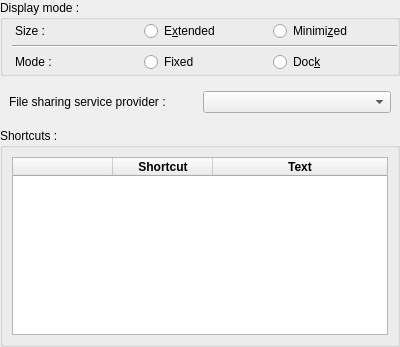
<?xml version="1.0" encoding="UTF-8"?>
<ui version="4.0">
 <class>QQPalmiSettings</class>
 <widget class="QWidget" name="QQPalmiSettings">
  <property name="geometry">
   <rect>
    <x>0</x>
    <y>0</y>
    <width>400</width>
    <height>347</height>
   </rect>
  </property>
  <property name="windowTitle">
   <string>Form</string>
  </property>
  <layout class="QVBoxLayout" name="verticalLayout_2">
   <property name="leftMargin">
    <number>0</number>
   </property>
   <property name="topMargin">
    <number>0</number>
   </property>
   <property name="rightMargin">
    <number>0</number>
   </property>
   <property name="bottomMargin">
    <number>0</number>
   </property>
   <item>
    <widget class="QGroupBox" name="groupBox_2">
     <property name="title">
      <string>Display mode :</string>
     </property>
     <layout class="QVBoxLayout" name="verticalLayout">
      <property name="spacing">
       <number>3</number>
      </property>
      <property name="topMargin">
       <number>0</number>
      </property>
      <property name="rightMargin">
       <number>0</number>
      </property>
      <property name="bottomMargin">
       <number>0</number>
      </property>
      <item>
       <widget class="QWidget" name="widget" native="true">
        <layout class="QHBoxLayout" name="horizontalLayout_3">
         <property name="leftMargin">
          <number>3</number>
         </property>
         <property name="topMargin">
          <number>1</number>
         </property>
         <property name="rightMargin">
          <number>1</number>
         </property>
         <property name="bottomMargin">
          <number>1</number>
         </property>
         <item>
          <widget class="QLabel" name="label">
           <property name="text">
            <string>Size :</string>
           </property>
          </widget>
         </item>
         <item>
          <widget class="QRadioButton" name="dmExtendedRB">
           <property name="text">
            <string>E&amp;xtended</string>
           </property>
          </widget>
         </item>
         <item>
          <widget class="QRadioButton" name="dmMinimizedRB">
           <property name="text">
            <string>Minimi&amp;zed</string>
           </property>
          </widget>
         </item>
        </layout>
       </widget>
      </item>
      <item>
       <widget class="Line" name="line">
        <property name="orientation">
         <enum>Qt::Horizontal</enum>
        </property>
       </widget>
      </item>
      <item>
       <widget class="QWidget" name="widget_2" native="true">
        <layout class="QHBoxLayout" name="horizontalLayout">
         <property name="leftMargin">
          <number>3</number>
         </property>
         <property name="topMargin">
          <number>1</number>
         </property>
         <property name="rightMargin">
          <number>1</number>
         </property>
         <property name="bottomMargin">
          <number>1</number>
         </property>
         <item>
          <widget class="QLabel" name="label_2">
           <property name="text">
            <string>Mode :</string>
           </property>
          </widget>
         </item>
         <item>
          <widget class="QRadioButton" name="dmFixedRB">
           <property name="text">
            <string>Fixed</string>
           </property>
          </widget>
         </item>
         <item>
          <widget class="QRadioButton" name="dmDockRB">
           <property name="text">
            <string>Doc&amp;k</string>
           </property>
          </widget>
         </item>
        </layout>
       </widget>
      </item>
     </layout>
    </widget>
   </item>
   <item>
    <widget class="QWidget" name="widget_3" native="true">
     <layout class="QHBoxLayout" name="horizontalLayout_2">
      <item>
       <widget class="QLabel" name="label_3">
        <property name="text">
         <string>File sharing service provider :</string>
        </property>
       </widget>
      </item>
      <item>
       <widget class="QComboBox" name="fsServiceProvider"/>
      </item>
     </layout>
    </widget>
   </item>
   <item>
    <widget class="QGroupBox" name="groupBox">
     <property name="title">
      <string>Shortcuts :</string>
     </property>
     <layout class="QVBoxLayout" name="verticalLayout_3">
      <item>
       <widget class="QQPalmiSettingsTableWidget" name="shortcutsTable">
        <property name="columnCount">
         <number>3</number>
        </property>
        <attribute name="horizontalHeaderStretchLastSection">
         <bool>true</bool>
        </attribute>
        <attribute name="verticalHeaderVisible">
         <bool>false</bool>
        </attribute>
        <attribute name="verticalHeaderStretchLastSection">
         <bool>false</bool>
        </attribute>
        <column>
         <property name="text">
          <string/>
         </property>
        </column>
        <column>
         <property name="text">
          <string>Shortcut</string>
         </property>
         <property name="font">
          <font>
           <weight>75</weight>
           <bold>true</bold>
          </font>
         </property>
        </column>
        <column>
         <property name="text">
          <string>Text</string>
         </property>
         <property name="font">
          <font>
           <weight>75</weight>
           <bold>true</bold>
          </font>
         </property>
        </column>
       </widget>
      </item>
     </layout>
    </widget>
   </item>
  </layout>
 </widget>
 <customwidgets>
  <customwidget>
   <class>QQPalmiSettingsTableWidget</class>
   <extends>QTableWidget</extends>
   <header>ui/settingsmanager/qqpalmisettingstablewidget.h</header>
  </customwidget>
 </customwidgets>
 <resources/>
 <connections/>
</ui>
